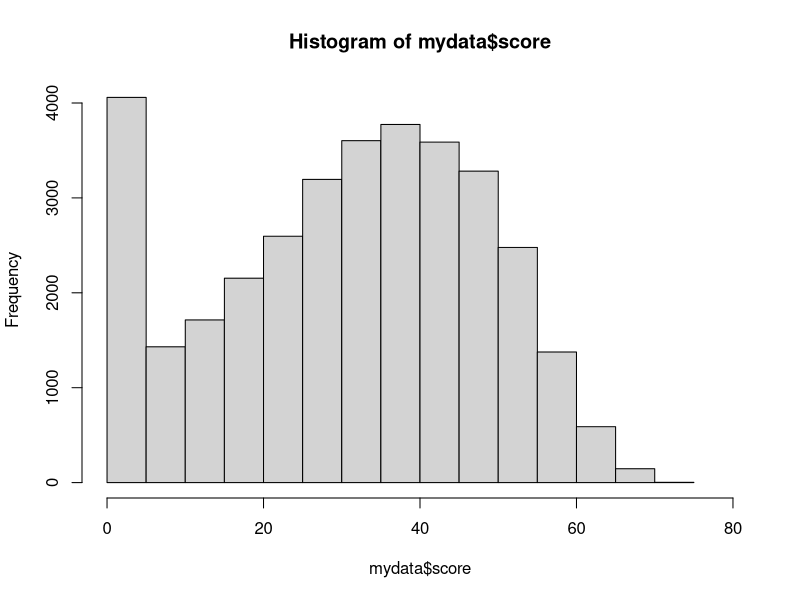
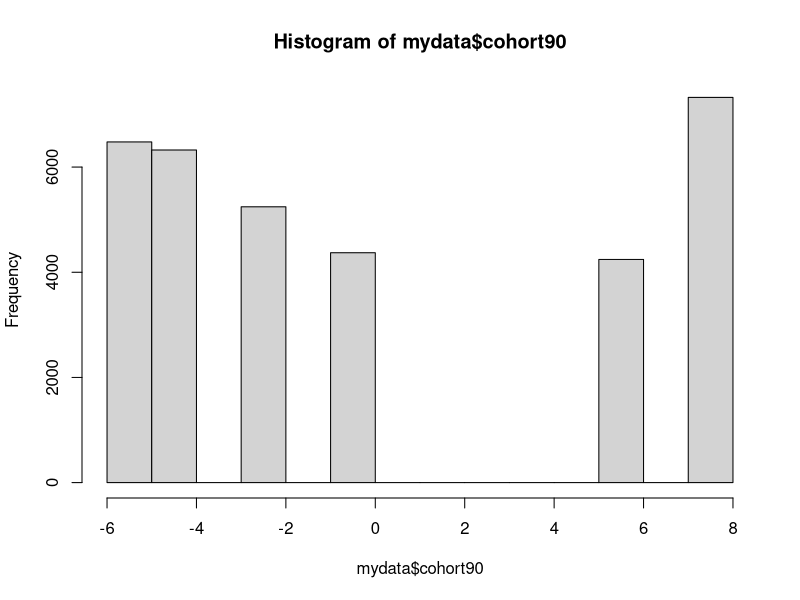
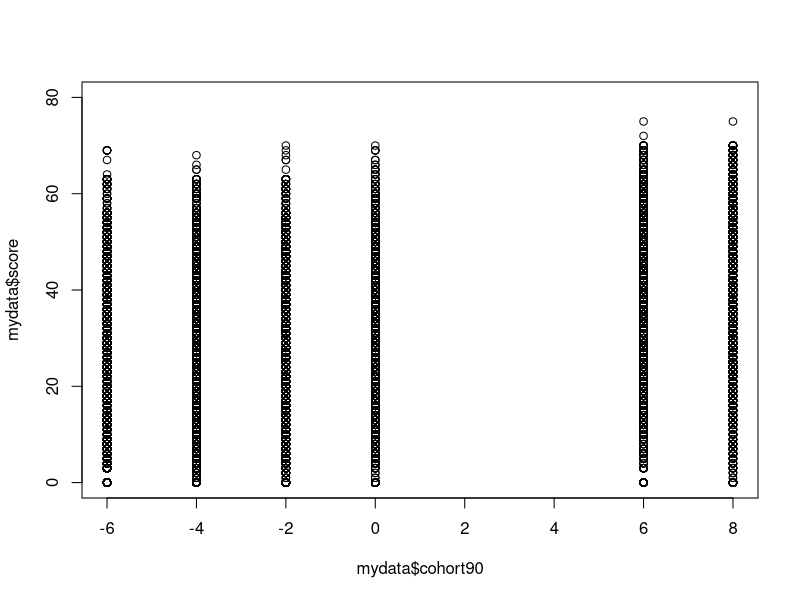
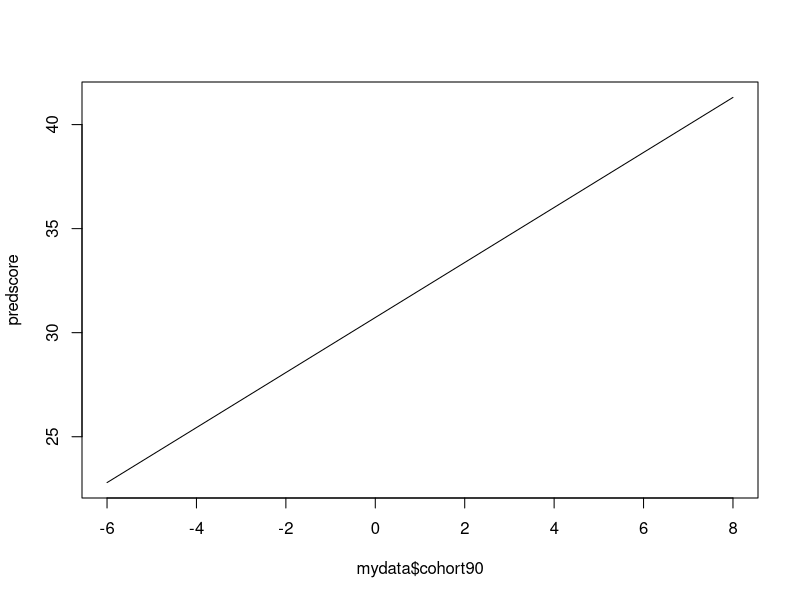
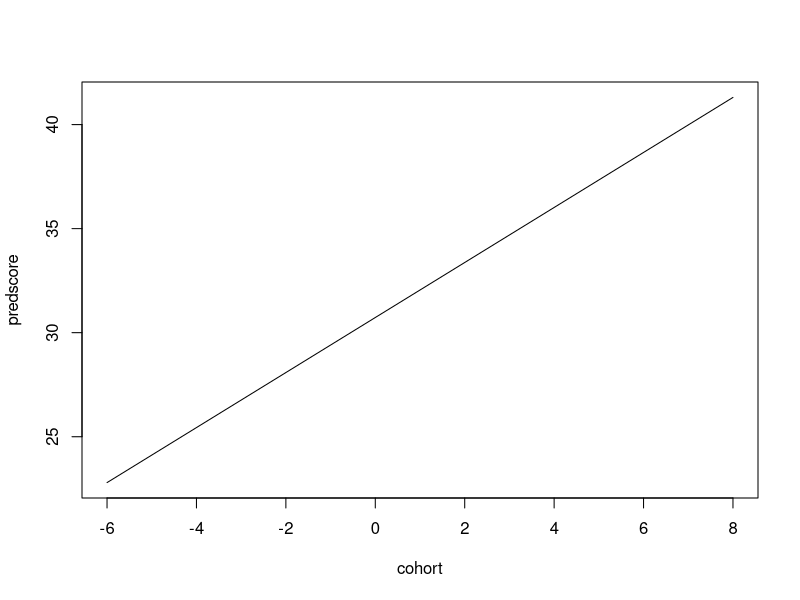
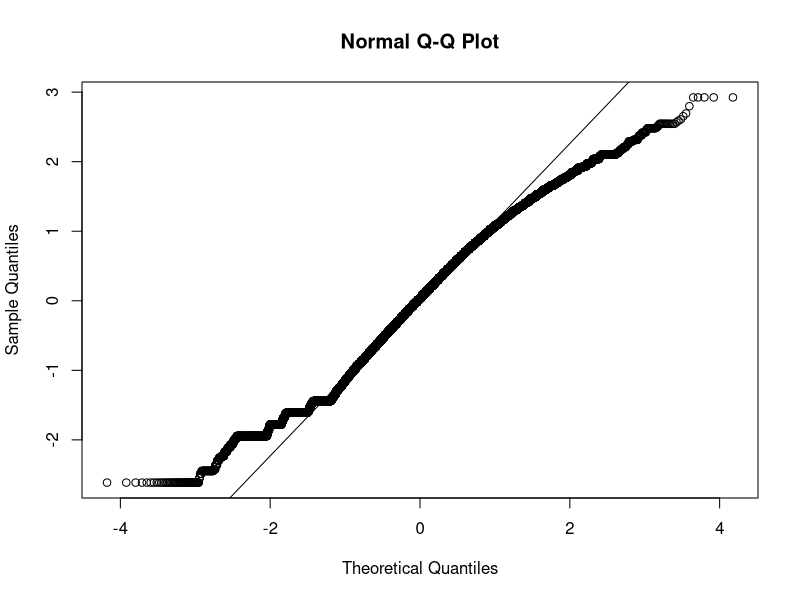
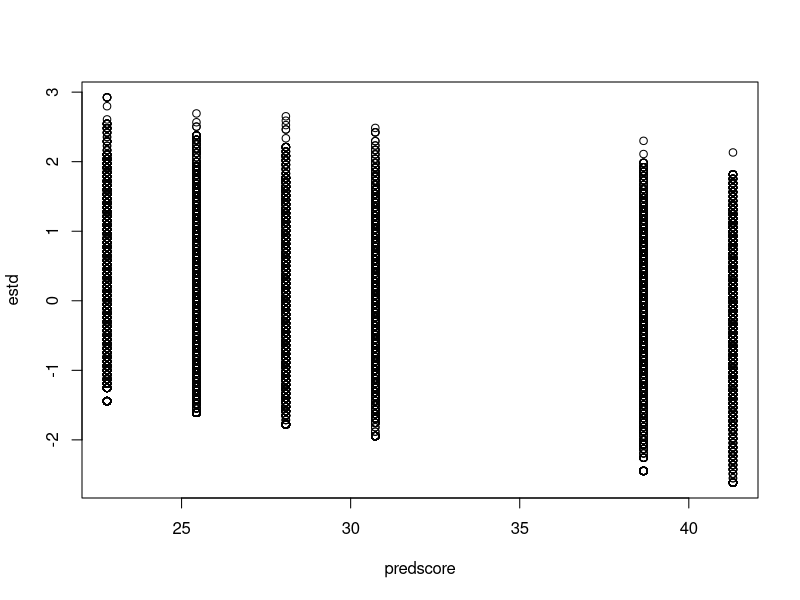

Reproduce these figures in R, in order.
## ---- chunk 1
mydata <- read.csv(file = "3.1.txt", sep = ",", header = TRUE)
dim(mydata)
str(mydata)
## ---- chunk 2
mydata [1:20, ]
## ---- chunk 3
hist(mydata$score, xlim = c(0,80))
## ---- chunk 4
summary(mydata)
summary(mydata$score)

sd(mydata$score)
## ---- chunk 5
hist(mydata$cohort90, xlim = c(-6, 8))
## ---- chunk 6
mydata <- read.csv("3.1.txt", sep = ",", header = TRUE)

mytable <- table(mydata$cohort90)
mytable
## ---- chunk 7
prop.table(mytable)
## ---- chunk 8
mytablecomb <- cbind(mytable, prop.table(mytable), cumsum(prop.table(mytable)))
mytablecomb

## ---- chunk 9
colnames(mytablecomb) <- c("Freq", "Perc", "Cum")
mytablecomb
## ---- chunk 10
mytablecomb
## ---- chunk 11
plot(mydata$cohort90, mydata$score, ylim = c(0,80))
## ---- chunk 12
l <- tapply(mydata$score, factor(mydata$cohort90), length)
m <- tapply(mydata$score, factor(mydata$cohort90), mean)
s <- tapply(mydata$score, factor(mydata$cohort90), sd)
tableScore <- cbind("Freq" = l, "mean(score)"= m, "sd(score)" = s)
tableScore
## ---- chunk 13
cor(mydata$score, mydata$cohort90)
## ---- chunk 14
fit <- lm(score ~ cohort90, data = mydata)
summary(fit)
## ---- chunk 15
predscore <- predict(fit)
plot(mydata$cohort90, predscore, type = "l")
## ---- chunk 16
uniquedata <- cbind(cohort90 = mydata$cohort90, predscore = predscore)
uniquedata <- unique(uniquedata)
uniquedata
## ---- chunk 17
plot(uniquedata[, 1], uniquedata[,2], xlab = "cohort", ylab = "predscore", type = "l")
## ---- chunk 18
estd <- rstandard(fit)
qqnorm(estd)
qqline(estd)
## ---- chunk 19
plot(predscore, estd)
## ---- chunk 20

